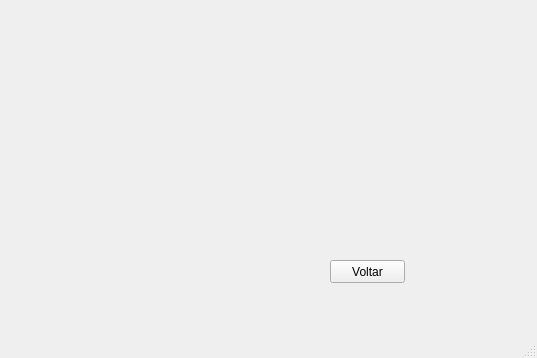
<?xml version="1.0" encoding="UTF-8"?>
<ui version="4.0">
 <class>MainWindow</class>
 <widget class="QMainWindow" name="MainWindow">
  <property name="geometry">
   <rect>
    <x>0</x>
    <y>0</y>
    <width>537</width>
    <height>358</height>
   </rect>
  </property>
  <property name="windowTitle">
   <string>Ajuda - Avaliação Qualitativa</string>
  </property>
  <widget class="QWidget" name="centralwidget">
   <widget class="QPushButton" name="voltarBt">
    <property name="geometry">
     <rect>
      <x>330</x>
      <y>260</y>
      <width>75</width>
      <height>23</height>
     </rect>
    </property>
    <property name="text">
     <string>Voltar</string>
    </property>
   </widget>
  </widget>
  <widget class="QStatusBar" name="statusbar"/>
 </widget>
 <resources/>
 <connections/>
</ui>
